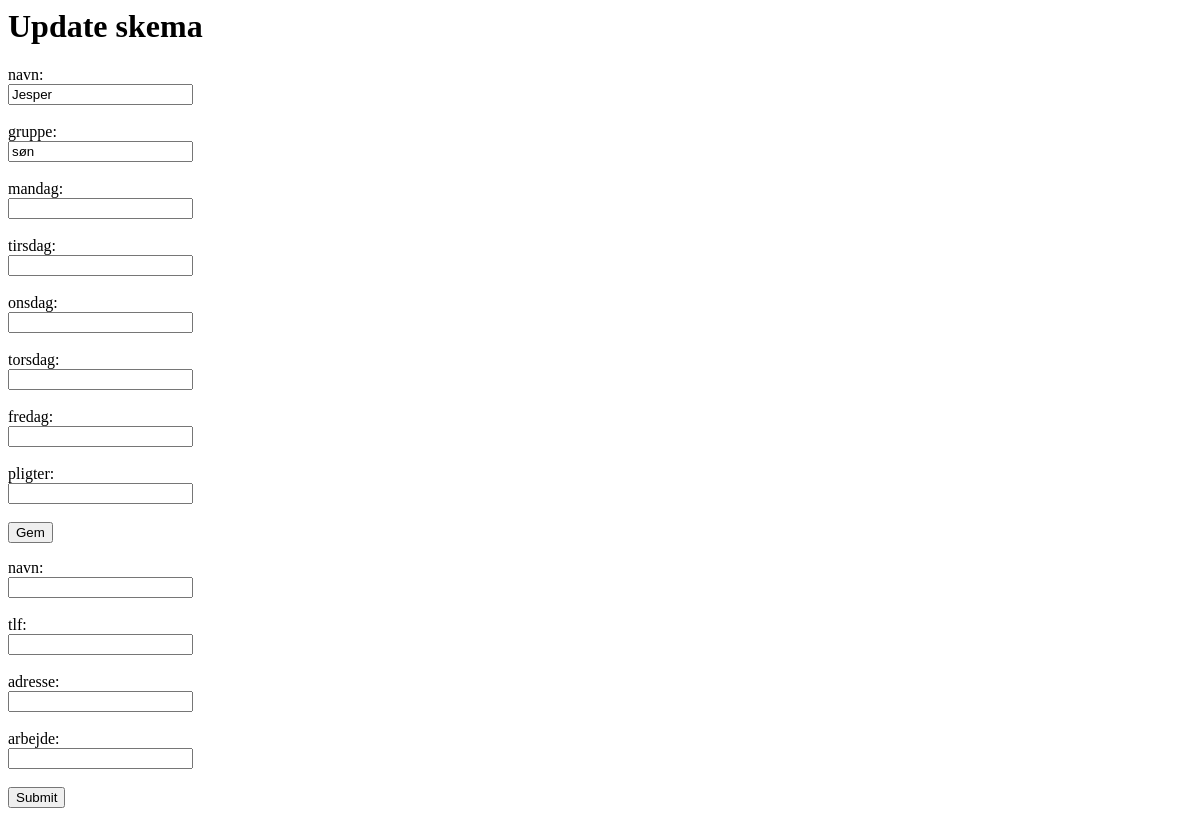
Before: /skema/update/1 with the older database file.
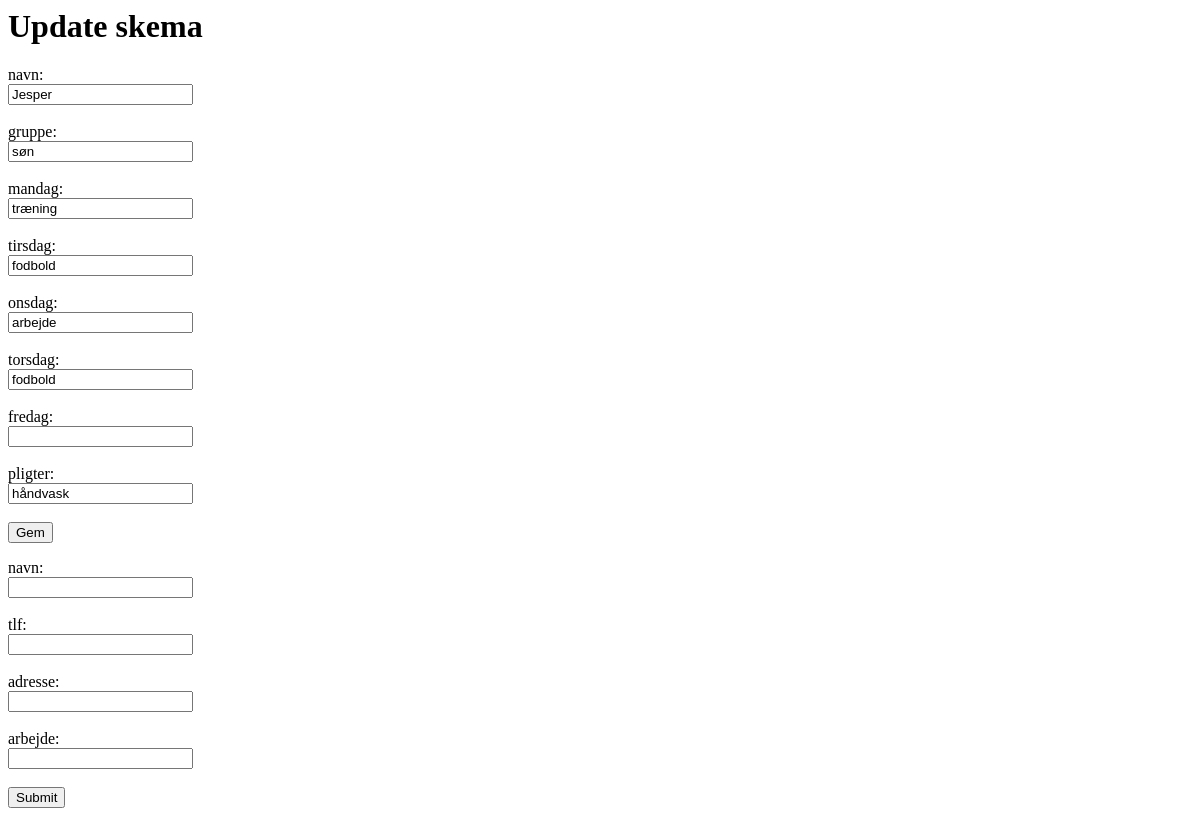
After: the same page with the newer database file.
### skema/models.py (models this page shows)
class Skema(models.Model):
  navn = models.TextField()
  gruppe = models.TextField()
  mandag = models.TextField(blank=True)
  tirsdag = models.TextField(blank=True)
  onsdag = models.TextField(blank=True)
  torsdag = models.TextField(blank =True)
  fredag = models.TextField(blank=True)
  pligter = models.TextField(blank=True)

### skema/views.py (the view)
# urls.py: path('update/<int:id>', views.update, name='update'),
def update(request, id):
  myskema = Skema.objects.get(id=id)
  template = loader.get_template('update.html')
  context = {
    'myskema': myskema,
  }
  return HttpResponse(template.render(context, request))

### skema/templates/update.html (shortened to what this page needs)
<h1>Update skema</h1>
<form action="updaterecord/{{ myskema.id }}" method="post">
navn:<br>
<input name="navn" value="{{ myskema.navn }}">
<br><br>
gruppe:<br>
<input name="gruppe" value="{{ myskema.gruppe }}">
<br><br>
mandag:<br>
<input name="mandag" value="{{ myskema.mandag }}">
<br><br>
tirsdag:<br>
<input name="tirsdag" value="{{ myskema.tirsdag }}">
<br><br>
onsdag:<br>
<input name="onsdag" value="{{ myskema.onsdag }}">
<br><br>
torsdag:<br>
<input name="torsdag" value="{{ myskema.torsdag }}">
<br><br>
fredag:<br>
<input name="fredag" value="{{ myskema.fredag }}">
<br><br>
pligter:<br>
<input name="pligter" value="{{ myskema.pligter }}">
<br><br>
<input type="submit" value="Gem">
</form>
<form action="tlf_updaterecord/{{ mytlf.id }}" method="post">
    navn:<br>
    <input name="navn" value="{{ mytlf.navn }}">
    <br><br>
    tlf:<br>
    <input name="tlf" value="{{ mytlf.tlf }}">
    <br><br>
    adresse:<br>
    <input name="adresse" value="{{ mytlf.adresse }}">
    <br><br>
    arbejde:<br>
    <input name="arbejde" value="{{ mytlf.arbejde}}">
    <br><br>
    <input type="submit" value="Submit">
</form>

Changed rows visible on the page:
changed Skema "Jesper": mandag (not shown) → "træning"; tirsdag (not shown) → "fodbold"; onsdag (not shown) → "arbejde"; torsdag (not shown) → "fodbold"; pligter (not shown) → "håndvask"
